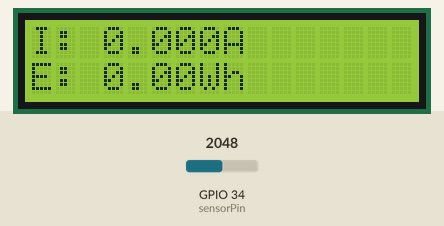
Simulated run of this sketch. Board: ESP32. Shown: 16×2 character LCD. The inputs (shaded band) are chosen by the test bench; at power-on: GPIO 34 (sensorPin) = 2048. WiFi joins after 1.5 s; servers stay silent unless stated; what the sketch prints to the serial monitor is not drawn.

Above: at 13.6 s.
13.7 s: GPIO 34 (sensorPin) set to 2866
At 15.2 s:
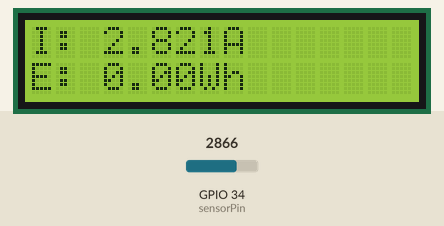
17.0 s: GPIO 34 (sensorPin) set to 3603
At 18.6 s:
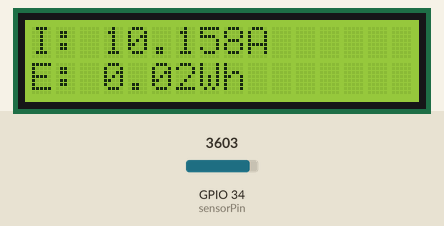
21.2 s: GPIO 34 (sensorPin) set to 4095
At 22.9 s:
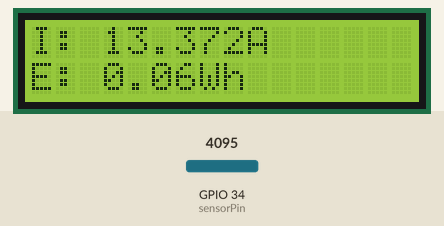
Timing chart, 0 to 24.4 s (numbered marks = the images above; inputs shaded):
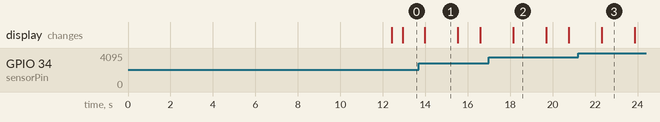

The sketch:

solarenergymonitor.ino
```cpp
#define BLYNK_TEMPLATE_ID   "ur template id"
#define BLYNK_TEMPLATE_NAME "Solar Energy Management"
#define BLYNK_AUTH_TOKEN    "Your auth token"

char ssid[] = "your wifi ssid";
char pass[] = "your wifi pass";

#include <WiFi.h>
#include <BlynkSimpleEsp32.h>
#include <LiquidCrystal_I2C.h>

LiquidCrystal_I2C lcd(0x27, 16, 2);

const int sensorPin = 34;
const float mVperAmp = 185.0;
float panelVoltage = 4.20;    //  Change if needed
float zeroCurrent = 0.0;

// for daily energy variable.......
static unsigned long lastEnergyTime = 0;
static float dailyEnergyWh = 0.0;
float previousPower = 0.0;
unsigned long todayMidnight = 0;

BlynkTimer timer;

void setup() {
  Serial.begin(115200);

  lcd.init();
  lcd.backlight();
  lcd.setCursor(0,0); lcd.print("Solar IoT");
  lcd.setCursor(0,1); lcd.print("Connecting...");

  Blynk.begin(BLYNK_AUTH_TOKEN, ssid, pass);


  delay(10000);
  zeroCurrent = measureRawCurrent();
  Serial.print("Zero offset: "); Serial.println(zeroCurrent, 4);

  lastEnergyTime = millis();
  todayMidnight = (millis() / 86400000UL) * 86400000UL;  //

  lcd.clear();
  lcd.print("Connected!");

  timer.setInterval(2000L, sendToBlynk);
}

void loop() {
  Blynk.run();
  timer.run();
  updateLCD();
  calculateDailyEnergy();
}

void sendToBlynk() {
  float raw = measureRawCurrent();
  float current = raw - zeroCurrent;
  if (current < 0.008) current = 0.000;

  float power = current * panelVoltage;

//Guyzzz u need to define the variables for the datastream in the blynk dashboard from the app or website and use them accordingly

  Blynk.virtualWrite(V0, panelVoltage);
  Blynk.virtualWrite(V1, current);
  Blynk.virtualWrite(V2, power);
  Blynk.virtualWrite(V3, dailyEnergyWh);
}

void updateLCD() {
  float current = measureRawCurrent() - zeroCurrent;
  if (current < 0.008) current = 0.000;
  float power = current * panelVoltage;

  lcd.setCursor(0,0);
  lcd.print("I: "); lcd.print(current, 3); lcd.print("A  ");

  lcd.setCursor(0,1);
  lcd.print("E: "); lcd.print(dailyEnergyWh, 2); lcd.print("Wh ");
}

void calculateDailyEnergy() {
  unsigned long now = millis();
  float hoursPassed = (now - lastEnergyTime) / 3600000.0;
  dailyEnergyWh += previousPower * hoursPassed;
  lastEnergyTime = now;
  previousPower = (measureRawCurrent() - zeroCurrent);
  if (previousPower < 0) previousPower = 0;
  previousPower *= panelVoltage;


  unsigned long currentMidnight = (now / 86400000UL) * 86400000UL;
  if (currentMidnight != todayMidnight) {
    dailyEnergyWh = 0.0;
    todayMidnight = currentMidnight;
    Serial.println("Daily energy reset at midnight!");
  }
}

//measure the raw current
float measureRawCurrent() {
  float sum = 0.0;
  for (int i = 0; i < 1000; i++) {
    int adc = analogRead(sensorPin);
    float vMeasured = adc * 3.3 / 4096.0;
    float vSensor = vMeasured * 1.5;
    sum += (vSensor - 2.5) * 1000.0 / mVperAmp;
    delayMicroseconds(400);
  }
  return sum / 1000.0;
}
```

Measured:
- after the input at 13.7 s, the display: changes after 0.28 s (image 1)
- what the display in image 1 shows lasts 1.5 s, from 14.0 s to 15.5 s
